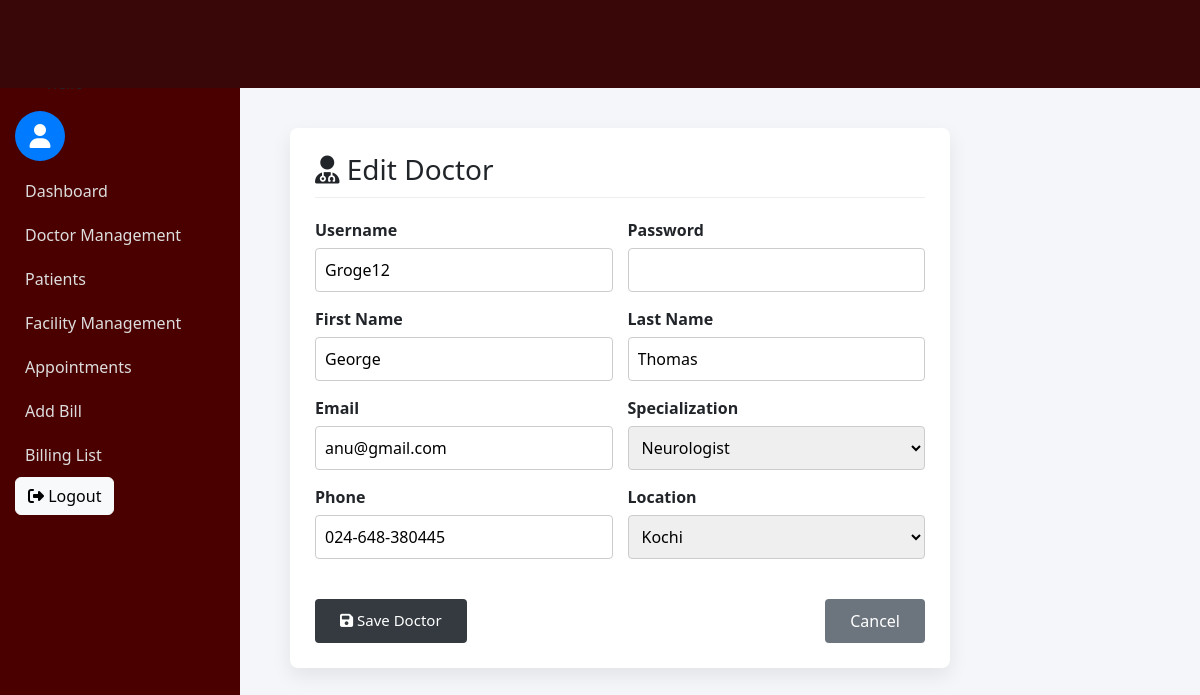
Screenshot of /admin-panel/doctors/edit/1/ with the database file from the repository.
### accounts/models.py (models this page shows)
class User(AbstractUser):
    ROLE_CHOICES = (
        ('ADMIN', 'Admin'),
        ('DOCTOR', 'Doctor'),
        ('PATIENT', 'Patient'),
    )
    role = models.CharField(max_length=10, choices=ROLE_CHOICES)

### doctorapp/models.py (models this page shows, shortened)
class Doctor(models.Model):
    user = models.OneToOneField(User, on_delete=models.CASCADE)
    specialization = models.ForeignKey(
        Department,
        on_delete=models.SET_NULL,
        null=True,
        blank=True
    )
    phone = models.CharField(max_length=15, null=True)
    location = models.ForeignKey(
        Location,
        on_delete=models.SET_NULL,
        null=True,
        blank=True
    )

### adminapp/views.py (the view)
# urls.py: path('doctors/edit/<int:pk>/', views.edit_doctor, name='edit_doctor'),
def edit_doctor(request, pk):
    doctor = Doctor.objects.get(pk=pk)
    user = doctor.user
    if request.method == 'POST':
        form = DoctorForm(request.POST, instance=doctor)
        if form.is_valid():
            user.username = form.cleaned_data['username']
            user.first_name = form.cleaned_data['first_name']
            user.last_name = form.cleaned_data['last_name']
            user.email = form.cleaned_data['email']
            password = form.cleaned_data.get('password')
            if password:
                user.set_password(password)
            user.save()
            form.save()
            return redirect('manage_doctors')
    else:
        form = DoctorForm(
            instance=doctor,
            initial={
                'username': user.username,
                'first_name': user.first_name,
                'last_name': user.last_name,
                'email': user.email,
            }
        )
    return render(request, 'admin/doctor_form.html', {'form': form})

### accounts/forms.py
class DoctorForm(forms.ModelForm):
    username = forms.CharField()
    password = forms.CharField(
        widget=forms.PasswordInput,
        required=True
    )
    first_name = forms.CharField()
    last_name = forms.CharField()
    email = forms.EmailField()
    class Meta:
        model = Doctor
        fields = [
            'username',
            'password',
            'first_name',
            'last_name',
            'email',
            'specialization',
            'phone',
            'location'
        ]

### facility/models.py (called while the page is built)
    def __str__(self):
        return self.name

    def __str__(self):
        return self.name

### templates/admin/doctor_form.html (shortened to what this page needs)
{% extends "admin/base.html" %}
{% load static %}
{% block content %}
<div class="main-content">
<div class="doctor-form-wrapper">
    <div class="form-card">
        <h3>
            <i class="fa fa-user-md"></i>
            {% if form.instance.pk %}Edit{% else %}Add{% endif %} Doctor
        </h3>
        <form method="post">
            <div class="form-grid">
                <div class="form-group">
                    <label>Username</label>
                    {{ form.username }}
                </div>
                <div class="form-group">
                    <label>Password</label>
                    {{ form.password }}
                </div>
                <div class="form-group">
                    <label>First Name</label>
                    {{ form.first_name }}
                </div>
                <div class="form-group">
                    <label>Last Name</label>
                    {{ form.last_name }}
                </div>
                <div class="form-group">
                    <label>Email</label>
                    {{ form.email }}
                </div>
                <div class="form-group">
                    <label>Specialization</label>
                    {{ form.specialization }}
                </div>
                <div class="form-group">
                    <label>Phone</label>
                    {{ form.phone }}
                </div>
                <div class="form-group">
                    <label>Location</label>
                    {{ form.location }}
                </div>
            </div>
            <div class="form-actions">
                <button type="submit" class="btn-save">
                    <i class="fa fa-save"></i> Save Doctor
                </button>
                <a href="{% url 'manage_doctors' %}" class="btn-cancel">
                    Cancel
                </a>
            </div>
        </form>
    </div>
</div>
</div>
{% endblock %}

### static/css/admin.css (style rules this page uses)
body { background: #f4f6f9; }
.main-content { margin-left: 240px; padding: 20px; }

### static/css/form.css (style rules this page uses)
.doctor-form-wrapper { display: flex; justify-content: center; margin-top: 30px; }
.form-card { width: 100%; max-width: 850px; background: white; padding: 25px; border-radius: 8px; box-shadow: 0 8px 20px rgba(0,0,0,0.08); }
.form-card h3 { margin-bottom: 20px; border-bottom: 1px solid #eee; padding-bottom: 10px; }
.form-grid { display: grid; grid-template-columns: repeat(2, 1fr); gap: 15px; }
.form-group label { font-weight: 600; display: block; margin-bottom: 6px; }
.form-group input, .form-group select { width: 100%; padding: 9px; border-radius: 4px; border: 1px solid #ccc; }
.form-actions { margin-top: 25px; display: flex; justify-content: space-between; }
.btn-save { background: #343a40; color: white; padding: 10px 25px; border: none; border-radius: 4px; font-size: 15px; cursor: pointer; }
.btn-cancel { background: #6c757d; color: white; padding: 10px 25px; border-radius: 4px; text-decoration: none; }

### rows the page displays
User: username "Groge12", first_name "George", last_name "Thomas", email "anu@gmail.com"
Doctor: specialization "Neurologist", phone "024-648-380445", location "Kochi"
